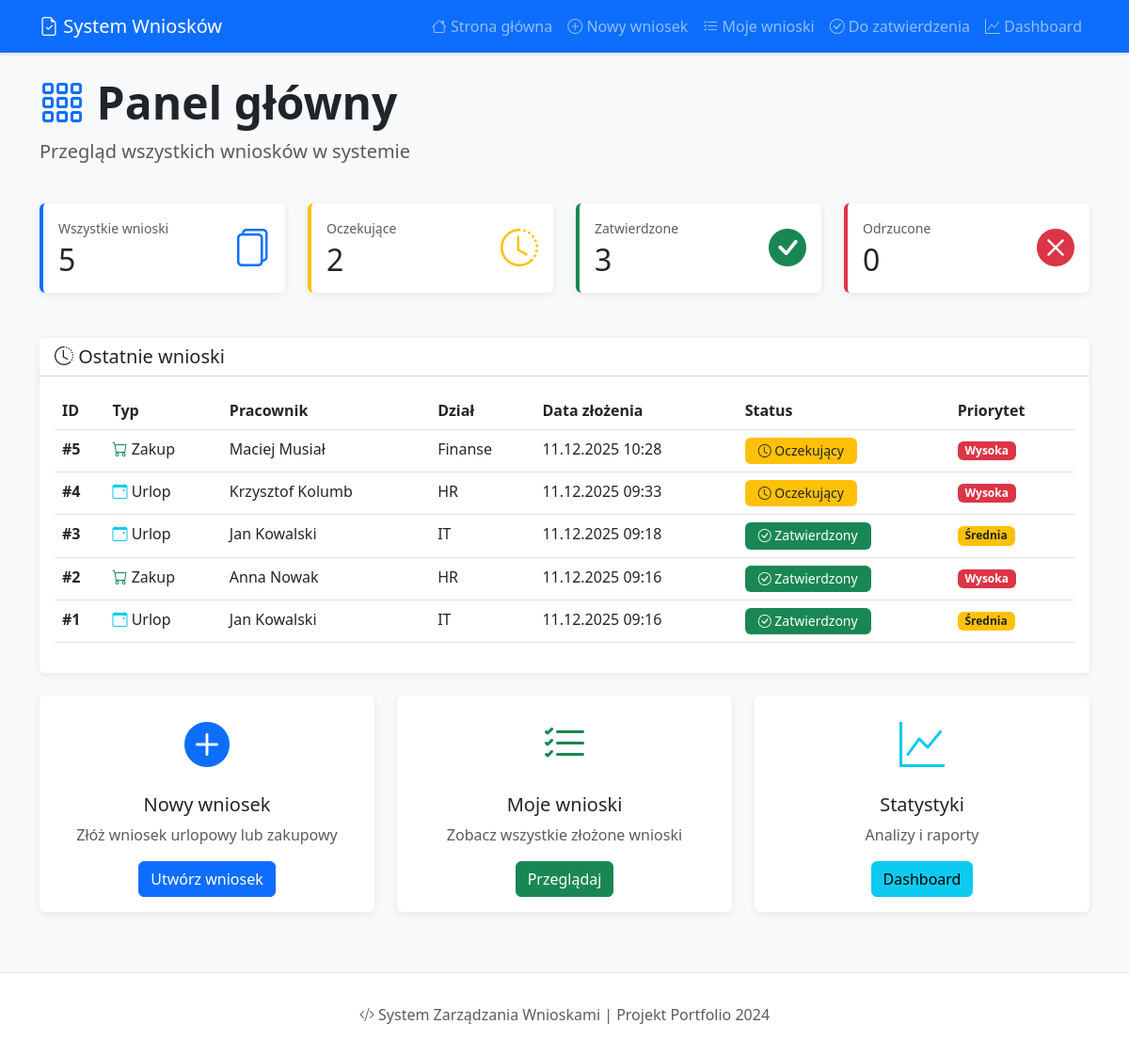
The page / on the database its author committed.
### app.py (models this page shows, shortened)
class Request(db.Model):
    id = db.Column(db.Integer, primary_key=True)
    request_type = db.Column(db.String(50), nullable=False)  # 'Leave' or 'Purchase'
    employee_name = db.Column(db.String(100), nullable=False)
    employee_email = db.Column(db.String(100), nullable=False)
    department = db.Column(db.String(50))
    submission_date = db.Column(db.DateTime, default=datetime.utcnow)
    status = db.Column(db.String(50), default='Oczekujący')  # Oczekujący, Zatwierdzony, Odrzucony
    priority = db.Column(db.String(20), default='Średnia')
    leave_start_date = db.Column(db.Date)
    leave_end_date = db.Column(db.Date)
    leave_days = db.Column(db.Integer)
    leave_reason = db.Column(db.Text)
    item_description = db.Column(db.Text)
    quantity = db.Column(db.Integer)
    estimated_cost = db.Column(db.Float)
    justification = db.Column(db.Text)
    approver_name = db.Column(db.String(100))
    approver_email = db.Column(db.String(100))
    approval_date = db.Column(db.DateTime)
    approver_comments = db.Column(db.Text)

### app.py (the view)
@app.route('/')
def index():
    total_requests = Request.query.count()
    pending_requests = Request.query.filter_by(status='Oczekujący').count()
    approved_requests = Request.query.filter_by(status='Zatwierdzony').count()
    rejected_requests = Request.query.filter_by(status='Odrzucony').count()
    recent_requests = Request.query.order_by(Request.submission_date.desc()).limit(5).all()
    return render_template('index.html',
                         total_requests=total_requests,
                         pending_requests=pending_requests,
                         approved_requests=approved_requests,
                         rejected_requests=rejected_requests,
                         recent_requests=recent_requests)

### templates/index.html (shortened to what this page needs)
{% extends "base.html" %}
{% block content %}
<div class="row mb-4">
    <div class="col">
        <h1 class="display-5 fw-bold">
            <i class="bi bi-grid-3x3-gap text-primary"></i>
            Panel główny
        </h1>
        <p class="lead text-muted">Przegląd wszystkich wniosków w systemie</p>
    </div>
</div>
<div class="row g-4 mb-5">
    <div class="col-md-3">
        <div class="card stat-card total">
            <div class="card-body">
                <div class="d-flex justify-content-between align-items-center">
                    <div>
                        <p class="text-muted mb-1 small">Wszystkie wnioski</p>
                        <h2 class="mb-0">{{ total_requests }}</h2>
                    </div>
                    <div class="text-primary" style="font-size: 2.5rem;">
                        <i class="bi bi-files"></i>
                    </div>
                </div>
            </div>
        </div>
    </div>
    <div class="col-md-3">
        <div class="card stat-card pending">
            <div class="card-body">
                <div class="d-flex justify-content-between align-items-center">
                    <div>
                        <p class="text-muted mb-1 small">Oczekujące</p>
                        <h2 class="mb-0">{{ pending_requests }}</h2>
                    </div>
                    <div class="text-warning" style="font-size: 2.5rem;">
                        <i class="bi bi-clock-history"></i>
                    </div>
                </div>
            </div>
        </div>
    </div>
    <div class="col-md-3">
        <div class="card stat-card approved">
            <div class="card-body">
                <div class="d-flex justify-content-between align-items-center">
                    <div>
                        <p class="text-muted mb-1 small">Zatwierdzone</p>
                        <h2 class="mb-0">{{ approved_requests }}</h2>
                    </div>
                    <div class="text-success" style="font-size: 2.5rem;">
                        <i class="bi bi-check-circle-fill"></i>
                    </div>
                </div>
            </div>
        </div>
    </div>
    <div class="col-md-3">
        <div class="card stat-card rejected">
            <div class="card-body">
                <div class="d-flex justify-content-between align-items-center">
                    <div>
                        <p class="text-muted mb-1 small">Odrzucone</p>
                        <h2 class="mb-0">{{ rejected_requests }}</h2>
                    </div>
                    <div class="text-danger" style="font-size: 2.5rem;">
                        <i class="bi bi-x-circle-fill"></i>
                    </div>
                </div>
            </div>
        </div>
    </div>
</div>
<div class="row">
    <div class="col-12">
        <div class="card">
            <div class="card-header bg-white">
                <h5 class="mb-0">
                    <i class="bi bi-clock-history"></i>
                    Ostatnie wnioski
                </h5>
            </div>
            <div class="card-body">
                {% if recent_requests %}
                    <div class="table-responsive">
                        <table class="table table-hover">
                            <thead>
                                <tr>
                                    <th>ID</th>
                                    <th>Typ</th>
                                    <th>Pracownik</th>
                                    <th>Dział</th>
                                    <th>Data złożenia</th>
                                    <th>Status</th>
                                    <th>Priorytet</th>
                                </tr>
                            </thead>
                            <tbody>
                                {% for req in recent_requests %}
                                <tr>
                                    <td><strong>#{{ req.id }}</strong></td>
                                    <td>
                                        {% if req.request_type == 'Urlop' %}
                                            <i class="bi bi-calendar-event text-info"></i> Urlop
                                        {% else %}
                                            <i class="bi bi-cart text-success"></i> Zakup
                                        {% endif %}
                                    </td>
                                    <td>{{ req.employee_name }}</td>
                                    <td>{{ req.department }}</td>
                                    <td>{{ req.submission_date.strftime('%d.%m.%Y %H:%M') }}</td>
                                    <td>
                                        {% if req.status == 'Oczekujący' %}
                                            <span class="badge bg-warning text-dark badge-status">
                                                <i class="bi bi-clock"></i> Oczekujący
                                            </span>
                                        {% elif req.status == 'Zatwierdzony' %}
                                            <span class="badge bg-success badge-status">
                                                <i class="bi bi-check-circle"></i> Zatwierdzony
                                            </span>
                                        {% else %}
                                            <span class="badge bg-danger badge-status">
                                                <i class="bi bi-x-circle"></i> Odrzucony
                                            </span>
                                        {% endif %}
                                    </td>
                                    <td>
                                        {% if req.priority == 'Wysoka' %}
                                            <span class="badge bg-danger">Wysoka</span>
                                        {% elif req.priority == 'Średnia' %}
                                            <span class="badge bg-warning text-dark">Średnia</span>
                                        {% else %}
                                            <span class="badge bg-secondary">Niska</span>
                                        {% endif %}
                                    </td>
                                </tr>
                                {% endfor %}
                            </tbody>
                        </table>
                    </div>
                {% endif %}
            </div>
        </div>
    </div>
</div>
<div class="row mt-4">
    <div class="col-md-4">
        <div class="card text-center">
            <div class="card-body">
                <i class="bi bi-plus-circle-fill text-primary" style="font-size: 3rem;"></i>
                <h5 class="card-title mt-3">Nowy wniosek</h5>
                <p class="card-text text-muted">Złóż wniosek urlopowy lub zakupowy</p>
                <a href="{{ url_for('new_request') }}" class="btn btn-primary">
                    Utwórz wniosek
                </a>
            </div>
        </div>
    </div>
    <div class="col-md-4">
        <div class="card text-center">
            <div class="card-body">
                <i class="bi bi-list-check text-success" style="font-size: 3rem;"></i>
                <h5 class="card-title mt-3">Moje wnioski</h5>
                <p class="card-text text-muted">Zobacz wszystkie złożone wnioski</p>
                <a href="{{ url_for('my_requests') }}" class="btn btn-success">
                    Przeglądaj
                </a>
            </div>
        </div>
    </div>
    <div class="col-md-4">
        <div class="card text-center">
            <div class="card-body">
                <i class="bi bi-graph-up text-info" style="font-size: 3rem;"></i>
                <h5 class="card-title mt-3">Statystyki</h5>
                <p class="card-text text-muted">Analizy i raporty</p>
                <a href="{{ url_for('dashboard') }}" class="btn btn-info">
                    Dashboard
                </a>
            </div>
        </div>
    </div>
</div>
{% endblock %}

### templates/base.html (shortened to what this page needs)
<!DOCTYPE html>
<html lang="pl">
<head>
    <link href="https://cdn.jsdelivr.net/npm/bootstrap@5.3.0/dist/css/bootstrap.min.css" rel="stylesheet">
    <link rel="stylesheet" href="https://cdn.jsdelivr.net/npm/bootstrap-icons@1.11.0/font/bootstrap-icons.css">
</head>
<body>
    <nav class="navbar navbar-expand-lg navbar-dark bg-primary">
        <div class="container">
            <a class="navbar-brand" href="{{ url_for('index') }}">
                <i class="bi bi-file-earmark-check"></i>
                System Wniosków
            </a>
            <div class="collapse navbar-collapse" id="navbarNav">
                <ul class="navbar-nav ms-auto">
                    <li class="nav-item">
                        <a class="nav-link" href="{{ url_for('index') }}">
                            <i class="bi bi-house"></i> Strona główna
                        </a>
                    </li>
                    <li class="nav-item">
                        <a class="nav-link" href="{{ url_for('new_request') }}">
                            <i class="bi bi-plus-circle"></i> Nowy wniosek
                        </a>
                    </li>
                    <li class="nav-item">
                        <a class="nav-link" href="{{ url_for('my_requests') }}">
                            <i class="bi bi-list-check"></i> Moje wnioski
                        </a>
                    </li>
                    <li class="nav-item">
                        <a class="nav-link" href="{{ url_for('approve_requests') }}">
                            <i class="bi bi-check-circle"></i> Do zatwierdzenia
                        </a>
                    </li>
                    <li class="nav-item">
                        <a class="nav-link" href="{{ url_for('dashboard') }}">
                            <i class="bi bi-graph-up"></i> Dashboard
                        </a>
                    </li>
                </ul>
            </div>
        </div>
    </nav>
    <main class="container my-4">
        {% block content %}{% endblock %}
    </main>
    <footer class="text-center text-muted">
        <div class="container">
            <p class="mb-0">
                <i class="bi bi-code-slash"></i> System Zarządzania Wnioskami
                | Projekt Portfolio 2024
            </p>
        </div>
    </footer>
</body>
</html>

### templates/base.html (style rules this page uses)
:root { --primary-color: #0d6efd; --success-color: #198754; --warning-color: #ffc107; --danger-color: #dc3545; }
body { background-color: #f8f9fa; font-family: 'Segoe UI', Tahoma, Geneva, Verdana, sans-serif; }
.navbar { box-shadow: 0 2px 4px rgba(0,0,0,.1); }
.card { border: none; box-shadow: 0 2px 8px rgba(0,0,0,.08); transition: transform 0.2s; }
.stat-card { border-left: 4px solid; height: 100%; }
.stat-card.pending { border-left-color: var(--warning-color); }
.stat-card.approved { border-left-color: var(--success-color); }
.stat-card.rejected { border-left-color: var(--danger-color); }
.stat-card.total { border-left-color: var(--primary-color); }
.badge-status { padding: 0.5em 1em; font-size: 0.875rem; font-weight: 500; }
footer { margin-top: 4rem; padding: 2rem 0; background-color: #fff; border-top: 1px solid #dee2e6; }

### rows shown on the page
Request: id "5", request_type "Zakup" (drawn), employee_name "Maciej Musiał", department "Finanse", submission_date "11.12.2025 10:28", status "Oczekujący" (drawn), priority "Wysoka"
Request: id "4", request_type "Urlop" (drawn), employee_name "Krzysztof Kolumb", department "HR", submission_date "11.12.2025 09:33", status "Oczekujący" (drawn), priority "Wysoka"
Request: id "3", request_type "Urlop" (drawn), employee_name "Jan Kowalski", department "IT", submission_date "11.12.2025 09:18", status "Zatwierdzony" (drawn), priority "Średnia"
Request: id "2", request_type "Zakup" (drawn), employee_name "Anna Nowak", department "HR", submission_date "11.12.2025 09:16", status "Zatwierdzony" (drawn), priority "Wysoka"
Request: id "1", request_type "Urlop" (drawn), employee_name "Jan Kowalski", department "IT", submission_date "11.12.2025 09:16", status "Zatwierdzony" (drawn), priority "Średnia"

### other values the page prints
{{ total_requests }} "5"
{{ pending_requests }} "2"
{{ approved_requests }} "3"
{{ rejected_requests }} "0"
